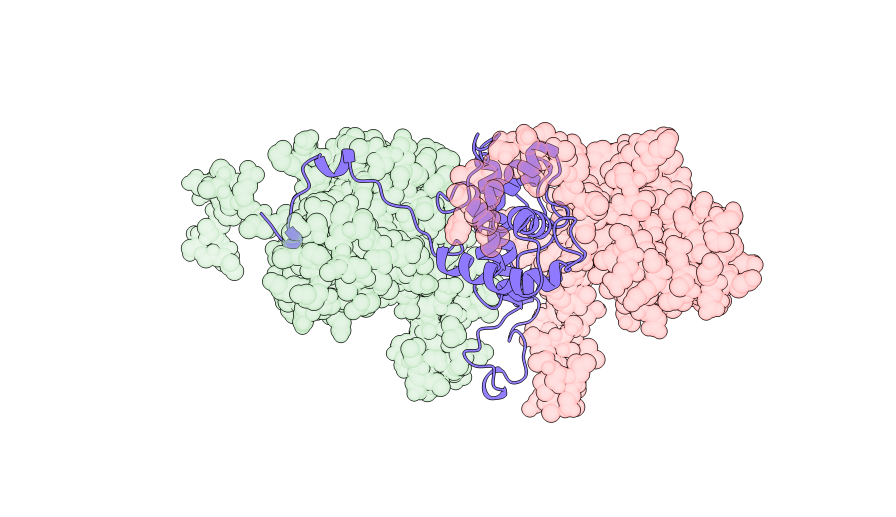
#> input picture graphics_generation/rfdiffusion/data/trimer_rf_diff_wt.png, 2688 x 1550 px, found by its file name (shown at 1/3 size)
$ python gen_images.py
#> lines starting #> are read from the running program, lines starting #| are printed output that depends on the picture
import matplotlib.pyplot as plt
from PIL import Image
import os
import scienceplots

plt.style.use('science')

# Parameters
image_dir = 'graphics_generation/rfdiffusion/data'
image_files = [
    'trimer_rf_diff_wt.png',
    'trimer_rf_diff_3_0.png',
    'trimer_rf_diff_5_0.png'
]
labels = ['a)', 'b)', 'c)']
figsize = (5.91, 1.5)

# Crop percentages (e.g., keep 80% width, 90% height)
p = 0.7  # percent of original width to keep
q = 0.7  # percent of original height to keep

# Function to center crop to p% width and q% height
def center_crop_percent(image, p, q):
    width, height = image.size
    new_width = int(width * p)
    new_height = int(height * q)
    left = (width - new_width) // 2
    top = (height - new_height) // 2
    right = left + new_width
    bottom = top + new_height
    return image.crop((left, top, right, bottom))

# Create plot with total size
fig, axes = plt.subplots(1, 3, figsize=figsize)

for ax, img_file, label in zip(axes, image_files, labels):
    img_path = os.path.join(image_dir, img_file)
    image = Image.open(img_path)
#> image is the input picture: PIL image 2688x1550 RGB; mean R, G, B 244.6, 241.9, 242.4
    image = center_crop_percent(image, p, q)
#> in center_crop_percent, `return image.crop((left, top, right, bottom))`:
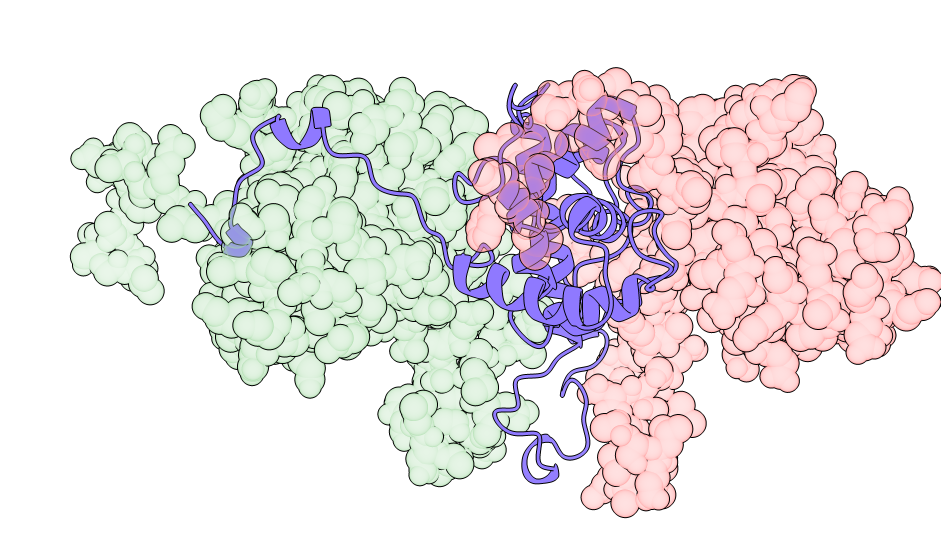
#> returned value: PIL image 1881x1085 RGB (shown at 1/2 size); mean R, G, B 233.8, 228.3, 229.3
    ax.imshow(image)
    ax.set_title(label, loc='left', fontsize=12, weight='bold')
    ax.axis('off')
#> pass 2 of the loop `for ax, img_file, label in zip(axes, image_files, labels):`:
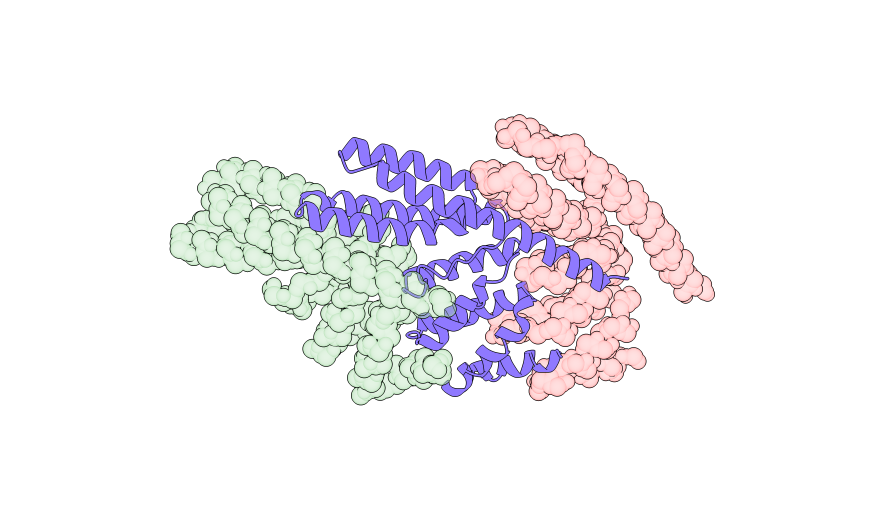
#> input picture graphics_generation/rfdiffusion/data/trimer_rf_diff_3_0.png, 2688 x 1550 px, found by its file name (shown at 1/3 size)
#> image is the input picture: PIL image 2688x1550 RGB; mean R, G, B 244.1, 242, 245.3
#> in center_crop_percent (call 2), `return image.crop((left, top, right, bottom))`:
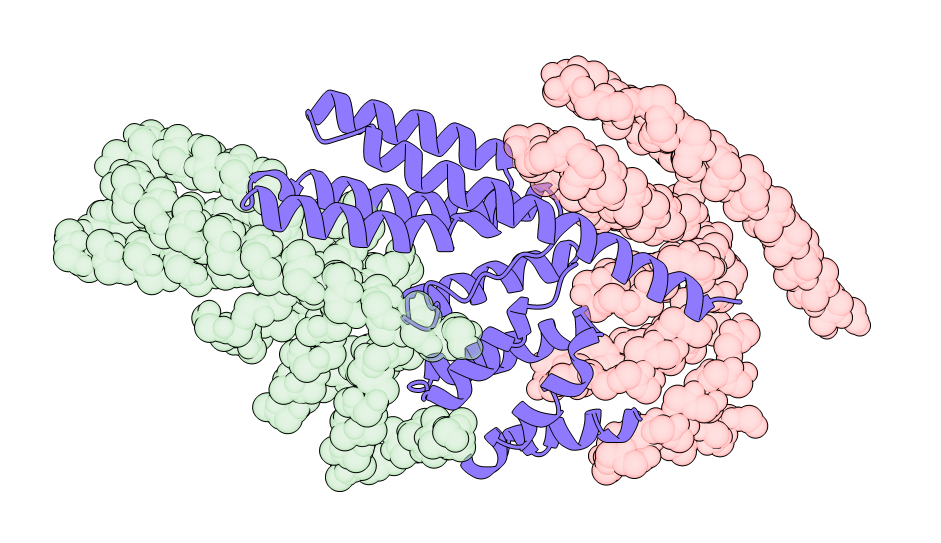
#> returned value: PIL image 1881x1085 RGB (shown at 1/2 size); mean R, G, B 232.8, 228.4, 235.2
#> pass 3 of the loop `for ax, img_file, label in zip(axes, image_files, labels):`:
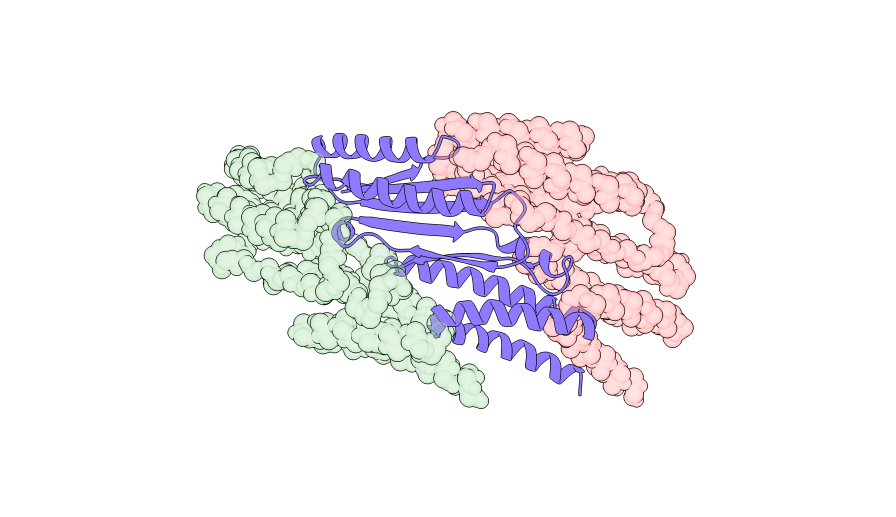
#> input picture graphics_generation/rfdiffusion/data/trimer_rf_diff_5_0.png, 2688 x 1550 px, found by its file name (shown at 1/3 size)
#> image is the input picture: PIL image 2688x1550 RGB; mean R, G, B 244.2, 241.8, 245
#> in center_crop_percent (call 3), `return image.crop((left, top, right, bottom))`:
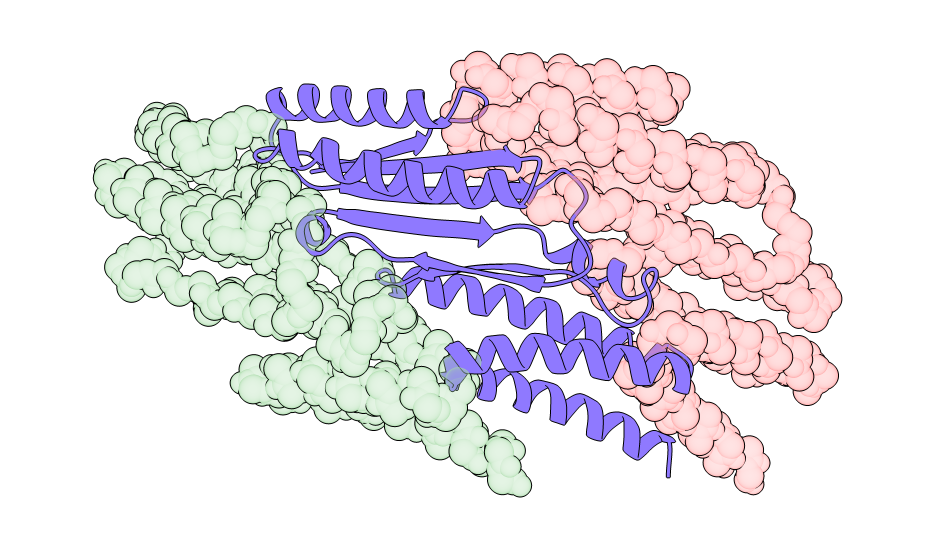
#> returned value: PIL image 1881x1085 RGB (shown at 1/2 size); mean R, G, B 233, 228, 234.5

plt.tight_layout()
plt.savefig("images/modeling/rfdiffusion_examples.svg", dpi=600, bbox_inches='tight')
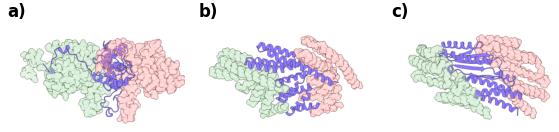
#> figure drawn by matplotlib, 3 panels
# plt.savefig("output.svg", )
plt.show()
